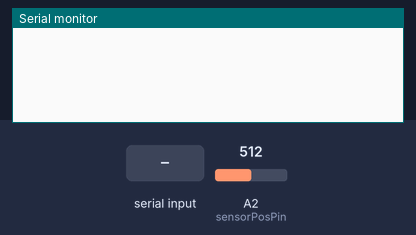
A sketch run on a simulated Arduino Uno, built with avr-gcc and run on an emulated ATmega328P. Parts: the last lines printed to the serial monitor. Inputs (shaded band) come from the test bench; at power-on: A2 (sensorPosPin) = 512.

Above: at 1.2 s.
1.3 s: "1" received over Serial
At 2.2 s:
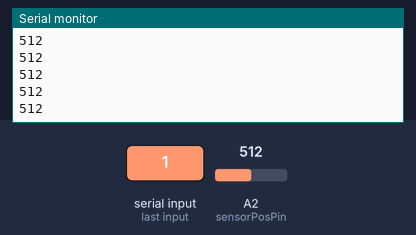
3.2 s: A2 (sensorPosPin) set to 716
At 4.3 s:
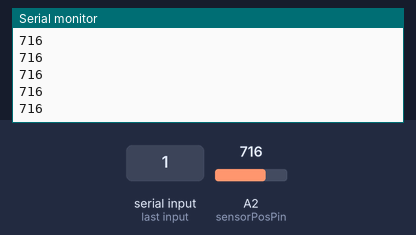
4.7 s: "2" received over Serial
At 5.3 s:
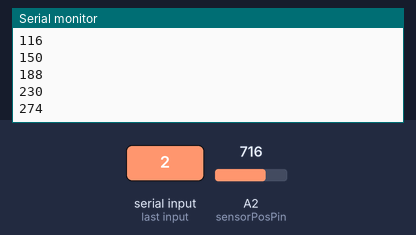
Timing chart, 0 to 7.7 s (numbered marks = the images above; inputs shaded):
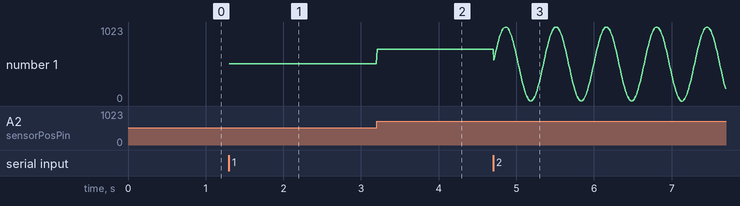

The sketch:

Quiz_arduino.ino
```cpp
int sensorPosPin = A2; // input pin for MR sensor
int rawPos,t;
int md,mod=0;
int inByte;
void setup() {
  // put your setup code here, to run once:
  Serial.begin(9600);//9600
  pinMode(sensorPosPin, INPUT); // set MR sensor pin to be an input
}

void loop() {
    if (Serial.available() > 0) {
     inByte = Serial.read();
    }
    if(inByte== '1'){
         calculatePosition();
     Serial.println(rawPos);
    }else if(inByte== '2'){
      calculatevirtualPosition();
     Serial.println(rawPos);
  }
    delay(10);
  }
void calculatePosition()
{
  rawPos = analogRead(sensorPosPin);
}
void calculatevirtualPosition(){
  t=t+1;
  rawPos = 512+512.0*sin(0.1*t);
}
```

Measured:
- after the input at 1.3 s, the serial monitor: prints a new line at once (image 1)
- after the input at 3.2 s, the serial monitor: prints a new line at once (image 2)
- after the input at 4.7 s, the serial monitor: prints a new line at once (image 3)
- plotted number 1: 512 → 716 after the input at 3.2 s, 716 → 339 after the input at 4.7 s
